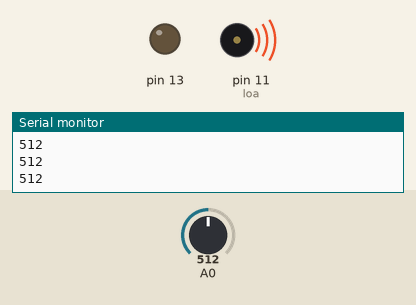
Simulated run of this sketch. Board: Arduino Uno, built with avr-gcc and run on an emulated ATmega328P. On the bench: output pins drawn as LEDs (lit = HIGH), buzzer (waves = sounding), the last lines printed to the serial monitor. The test bench sets the inputs (shaded band); at power-on: A0 = 512.

Above: at 1.2 s.
1.3 s: A0 set to 264
2.8 s: A0 set to 237
At 3.8 s:
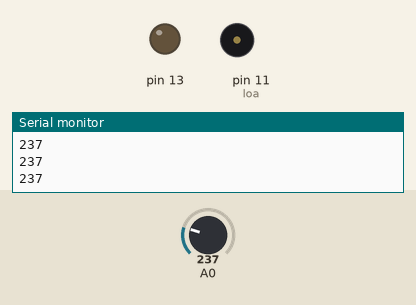
4.3 s: A0 set to 260
At 5.5 s:
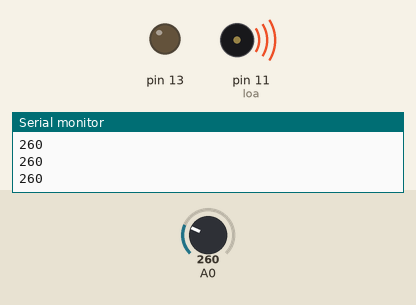
5.8 s: A0 set to 240
At 6.3 s:
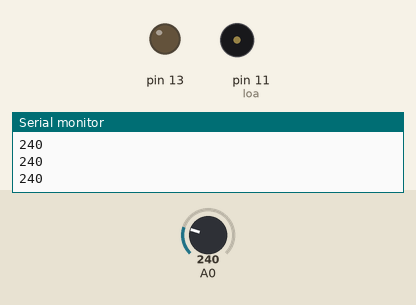
Timing chart, 0 to 8.4 s (numbered marks = the images above; inputs shaded):
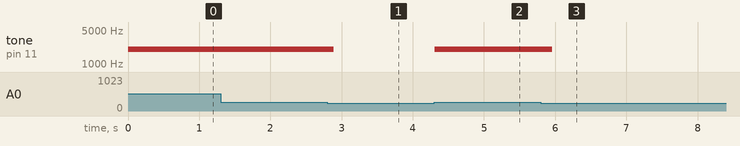

The sketch:

CamBienGas.ino
```cpp
int loa = 11;
int sinval;
int toneval;
int gas = 0;
void setup() {
  pinMode(13, OUTPUT);
  Serial.begin (9600);
}

void loop() {
  gas = analogRead(A0);
  Serial.println(gas);
  if (gas> 250)
    stereo();
  else
    noTone(loa);

}
void stereo()
{
  for (int x=0;x<180;x++)
    {
      sinval =(sin(x*(3.1412/180)));
      toneval = 2000+(int(sinval*1000));
      tone(loa,toneval);
      delay(1);
    }
}
```

Measured:
- the behaviour switches between 251 and 250 on A0 (found by bisection; images 0 and 1)
- after the input at 2.8 s, tone on pin 11 (loa): 2000 Hz → silent after 0.09 s
- after the input at 4.3 s, tone on pin 11 (loa): silent → 2000 Hz at once
- after the input at 5.8 s, tone on pin 11 (loa): 2000 Hz → silent after 0.16 s
